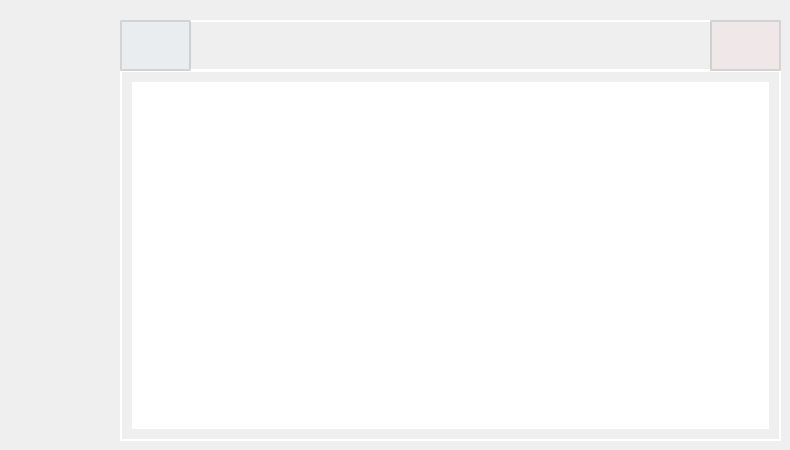
                  <widget class="QWidget" name="page_estrella2">
                   <widget class="QLabel" name="label_estrella2">
                    <property name="geometry">
                     <rect>
                      <x>120</x>
                      <y>20</y>
                      <width>661</width>
                      <height>51</height>
                     </rect>
                    </property>
                    <property name="styleSheet">
                     <string notr="true">QLabel {
    font-weight: bold;       /* Negrita */    
    color: white;				 /* Color del texto */
	padding: 10px;           
	border: 2px solid rgba(255,255,255,255);  /* Borde blanco con transparencia */
}</string>
                    </property>
                    <property name="text">
                     <string/>
                    </property>
                    <property name="pixmap">
                     <pixmap resource="files.qrc">:/20x20/icons/20x20/cil-star.png</pixmap>
                    </property>
                    <property name="alignment">
                     <set>Qt::AlignCenter</set>
                    </property>
                   </widget>
                   <widget class="QListWidget" name="list_estrella2">
                    <property name="geometry">
                     <rect>
                      <x>120</x>
                      <y>70</y>
                      <width>661</width>
                      <height>371</height>
                     </rect>
                    </property>
                    <property name="styleSheet">
                     <string notr="true">QListWidget {
    font-weight: bold;       /* Negrita */    
    color: white;				 /* Color del texto */
	padding: 10px;           
	border: 2px solid rgba(255,255,255,255);  /* Borde blanco con transparencia */
}</string>
                    </property>
                   </widget>
                   <widget class="QLabel" name="label_estrella2_2">
                    <property name="geometry">
                     <rect>
                      <x>465</x>
                      <y>20</y>
                      <width>21</width>
                      <height>51</height>
                     </rect>
                    </property>
                    <property name="styleSheet">
                     <string notr="true">background-color: rgba(255,255,255,0);
border: rgba(255,255,255,0);</string>
                    </property>
                    <property name="text">
                     <string/>
                    </property>
                    <property name="pixmap">
                     <pixmap resource="files.qrc">:/20x20/icons/20x20/cil-star.png</pixmap>
                    </property>
                   </widget>
                   <widget class="QPushButton" name="estrella2_delete">
                    <property name="geometry">
                     <rect>
                      <x>710</x>
                      <y>20</y>
                      <width>71</width>
                      <height>51</height>
                     </rect>
                    </property>
                    <property name="styleSheet">
                     <string notr="true">QPushButton {
    font-family: &quot;Arial&quot;;    /* Cambia la fuente */
    font-size: 16px;         /* Tamaño del texto */
    font-weight: bold;       /* Negrita */    
    color: white;				 /* Color del texto */
	padding: 10px;   
	background-color: rgba(250,50,50,10);        
	border: 2px solid rgba(200,200,200,200);  /* Borde blanco con transparencia */
}

QPushButton:hover {
	background-color: rgba(250,50,50,50);
}

QPushButton:pressed {
    background-color: rgba(0,150,250,50);
}</string>
                    </property>
                    <property name="text">
                     <string/>
                    </property>
                    <property name="icon">
                     <iconset resource="files.qrc">
                      <normaloff>:/20x20/icons/20x20/cil-x.png</normaloff>:/20x20/icons/20x20/cil-x.png</iconset>
                    </property>
                   </widget>
                   <widget class="QPushButton" name="estrella2_add">
                    <property name="geometry">
                     <rect>
                      <x>120</x>
                      <y>20</y>
                      <width>71</width>
                      <height>51</height>
                     </rect>
                    </property>
                    <property name="styleSheet">
                     <string notr="true">QPushButton {
    font-family: &quot;Arial&quot;;    /* Cambia la fuente */
    font-size: 20px;         /* Tamaño del texto */
    font-weight: bold;       /* Negrita */    
    color: white;				 /* Color del texto */
	padding: 10px;  
	background-color: rgba(75,175,250,10);         
	border: 2px solid rgba(200,200,200,200);   /* Borde blanco con transparencia */
}

QPushButton:hover {
	background-color: rgba(0,150,250,50);
}

QPushButton:pressed {
    background-color: rgba(0,150,250,50);
}</string>
                    </property>
                    <property name="text">
                     <string/>
                    </property>
                    <property name="icon">
                     <iconset resource="files.qrc">
                      <normaloff>:/20x20/icons/20x20/cil-plus.png</normaloff>:/20x20/icons/20x20/cil-plus.png</iconset>
                    </property>
                   </widget>
                  </widget>
